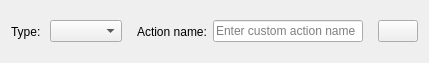
<?xml version="1.0" encoding="UTF-8"?>
<ui version="4.0">
 <class>RunActionEventWidget</class>
 <widget class="QWidget" name="RunActionEventWidget">
  <property name="geometry">
   <rect>
    <x>0</x>
    <y>0</y>
    <width>400</width>
    <height>56</height>
   </rect>
  </property>
  <property name="windowTitle">
   <string>Form</string>
  </property>
  <layout class="QHBoxLayout" name="horizontalLayout_3">
   <item>
    <widget class="QLabel" name="label_2">
     <property name="text">
      <string>Type: </string>
     </property>
    </widget>
   </item>
   <item>
    <widget class="QComboBox" name="comboBox"/>
   </item>
   <item>
    <widget class="QStackedWidget" name="stackedWidget">
     <property name="currentIndex">
      <number>2</number>
     </property>
     <widget class="QWidget" name="switchAction">
      <layout class="QHBoxLayout" name="horizontalLayout_2">
       <item>
        <widget class="QLabel" name="label_3">
         <property name="text">
          <string>Switch Index:</string>
         </property>
        </widget>
       </item>
       <item>
        <widget class="QSpinBox" name="spinBox"/>
       </item>
      </layout>
     </widget>
     <widget class="QWidget" name="addAction"/>
     <widget class="QWidget" name="userAction">
      <layout class="QHBoxLayout" name="horizontalLayout">
       <item>
        <widget class="QLabel" name="label">
         <property name="text">
          <string>Action name:</string>
         </property>
        </widget>
       </item>
       <item>
        <widget class="QLineEdit" name="name">
         <property name="minimumSize">
          <size>
           <width>150</width>
           <height>0</height>
          </size>
         </property>
         <property name="placeholderText">
          <string>Enter custom action name</string>
         </property>
        </widget>
       </item>
      </layout>
     </widget>
    </widget>
   </item>
   <item>
    <widget class="QPushButton" name="run">
     <property name="sizePolicy">
      <sizepolicy hsizetype="Fixed" vsizetype="Fixed">
       <horstretch>0</horstretch>
       <verstretch>0</verstretch>
      </sizepolicy>
     </property>
     <property name="text">
      <string/>
     </property>
     <property name="icon">
      <iconset resource="QtIcons.qrc">
       <normaloff>:/QtIcons/play.png</normaloff>:/QtIcons/play.png</iconset>
     </property>
    </widget>
   </item>
  </layout>
 </widget>
 <resources>
  <include location="QtIcons.qrc"/>
 </resources>
 <connections/>
</ui>
